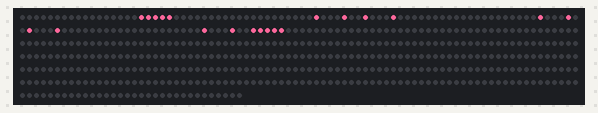
This sketch was run on a simulated Arduino Uno, built with avr-gcc and run on an emulated ATmega328P. Shown: 512 RGB LEDs in strip order, left to right, continuing on the next row.

Above: at 0.1 s.

The sketch:

CUBE_0to9.ino
```cpp
#include <Adafruit_NeoPixel.h>
#define NUM_LEDS 512
#define LED_PIN 11

Adafruit_NeoPixel pixels(NUM_LEDS, LED_PIN, NEO_GRB + NEO_KHZ800);

// 定义0-9的5x7点阵数据
const uint8_t numbers[][7] = {
    {0x1F, 0x11, 0x11, 0x11, 0x11, 0x11, 0x1F}, // 0
    {0x04, 0x0C, 0x04, 0x04, 0x04, 0x04, 0x0E}, // 1
    {0x1F, 0x01, 0x01, 0x1F, 0x10, 0x10, 0x1F}, // 2
    {0x1F, 0x01, 0x01, 0x1F, 0x01, 0x01, 0x1F}, // 3
    {0x11, 0x11, 0x11, 0x1F, 0x01, 0x01, 0x01}, // 4
    {0x1F, 0x10, 0x10, 0x1F, 0x01, 0x01, 0x1F}, // 5
    {0x1F, 0x10, 0x10, 0x1F, 0x11, 0x11, 0x1F}, // 6
    {0x1F, 0x01, 0x02, 0x04, 0x08, 0x08, 0x08}, // 7
    {0x1F, 0x11, 0x11, 0x1F, 0x11, 0x11, 0x1F}, // 8
    {0x1F, 0x11, 0x11, 0x1F, 0x01, 0x01, 0x1F}  // 9
};

void setup() {
    pixels.begin();
}
// ... 其他代码保持不变 ...

void displayNumber(int num, uint32_t color) {
    pixels.clear();

    int startX = 1;
    int startY = 1;

    for (int row = 0; row < 7; row++) {
        for (int col = 0; col < 5; col++) {
            if (numbers[num][row] & (0x10 >> col)) {
                int pixelIndex;
                int y = startY + row;
                int x = startX + col;

                // 修正扫描方向：奇数行从右到左，偶数行从左到右
                if (y % 2 == 0) {
                    pixelIndex = y * 16 + (15 - x);
                } else {
                    pixelIndex = y * 16 + x;
                }

                pixels.setPixelColor(pixelIndex, color);
            }
        }
    }
    pixels.show();
}

// ... 其他代码保持不变 ...
void loop() {
    // 循环显示0-9
    for (int i = 0; i < 10; i++) {
        uint32_t color = pixels.Color(255, 102, 153);
        displayNumber(i, color);
        delay(1000);  // 每个数字显示1秒
    }
}
```
